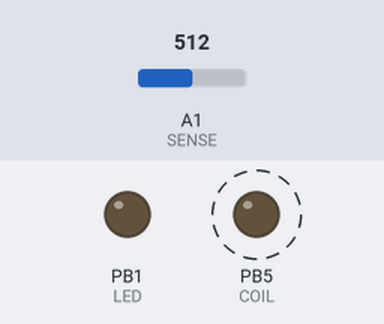
Simulated run of this sketch. Board: ATtiny85, built with avr-gcc and run on an emulated ATtiny85. Parts: output pins drawn as LEDs (lit = HIGH). Dashed ring = blinking. Inputs (shaded band) come from the test bench; at power-on: A1 (SENSE) = 512.

Above: at 1.03 s.
1.5 s: A1 (SENSE) set to 87
4.8 s: A1 (SENSE) set to 71
At 5.7 s:
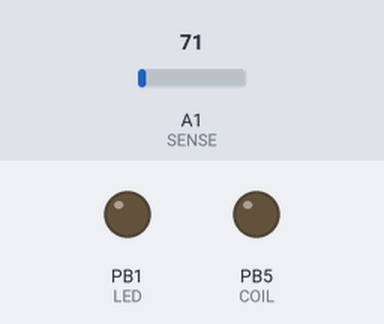
6.3 s: A1 (SENSE) set to 90
At 6.4 s:
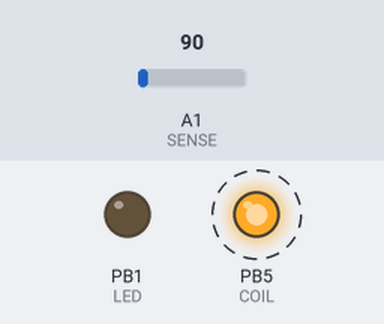
9.6 s: A1 (SENSE) set to 70
At 9.6 s:
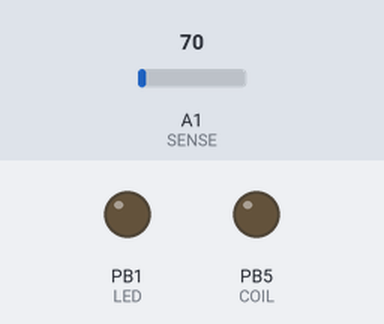
Timing chart, 0 to 12.1 s (numbered marks = the images above; inputs shaded):
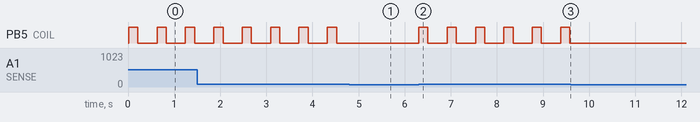

The sketch:

PendulumKickUNO.ino
```cpp
#if defined(__AVR_ATtiny85__)
# define COIL 5
# define SENSE A1
# define LED 1
#else
# define COIL 7
# define SENSE A2
# define LED LED_BUILTIN
#endif

// the setup function runs once when you press reset or power the board
void setup() {
  // initialize digital pin LED_BUILTIN as an output.
  pinMode(LED, OUTPUT);
  pinMode(COIL, OUTPUT);
  pinMode(SENSE, INPUT);
  digitalWrite(SENSE, LOW);


}


#define KICK_DELAY 5
#define KICK_DURATION 200  // 50 seemed adequate not quite -- 100 not quite
#define POST_KICK_WAIT 400
#define THRESHOLD 80// 60 100 400 -- certainly not 400 ? not 200 80 too much

int max_value = 0;
void loop()
{
  unsigned int val, filt;


  filt = 0;

  delay(10);

  while (filt < THRESHOLD) { //  || (dvdt_filt < 0)) {
    val = analogRead(SENSE);

    // need to low pass filter this stuff.
    filt = (filt + 8 * val - val) >> 3;  // y[n] = 7/8 x[n] + 1/8 y[n-1]

  }

  // kick
  delay(KICK_DELAY);
  digitalWrite(COIL, HIGH);
  // digitalWrite(LED, HIGH);
  delay(KICK_DURATION);
  digitalWrite(COIL, LOW);

  delay(POST_KICK_WAIT);
  // digitalWrite(LED, LOW);
}
```

Measured:
- the behaviour switches between 81 and 80 on A1 (SENSE) (found by bisection; images 0 and 1)
- after the input at 4.8 s, PB5 (COIL): stops changing and stays LOW
- after the input at 6.3 s, PB5 (COIL): alternates HIGH for 0.20 s and LOW for 0.42 s, starting at once
- after the input at 9.6 s, PB5 (COIL): stops changing and stays LOW
- by itself, PB5 (COIL): alternates HIGH for 0.20 s and LOW for 0.42 s
